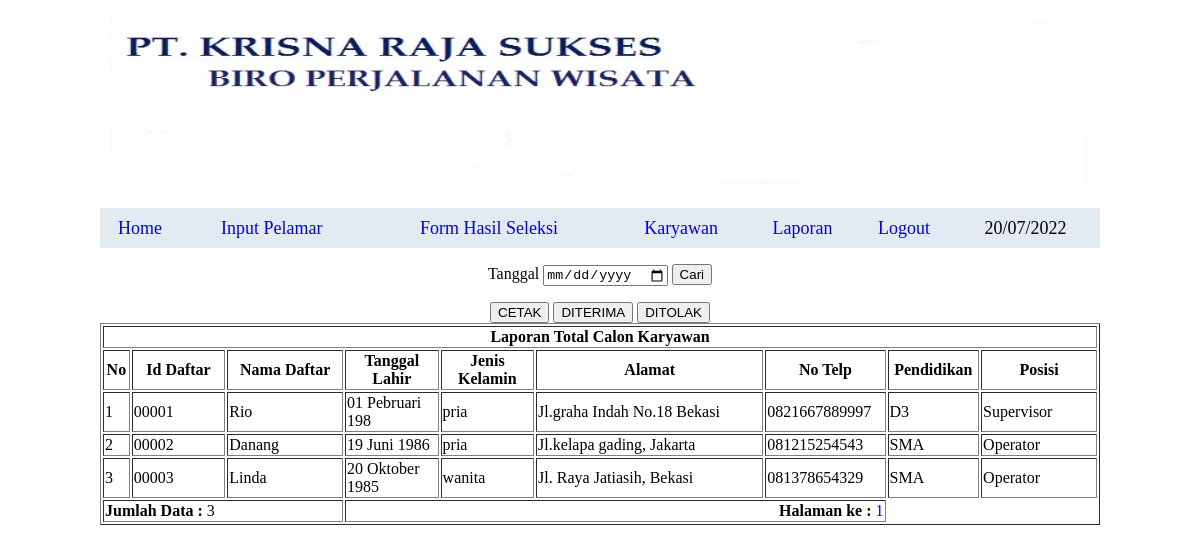
Before: /admin/laporan1.php with the older database file.
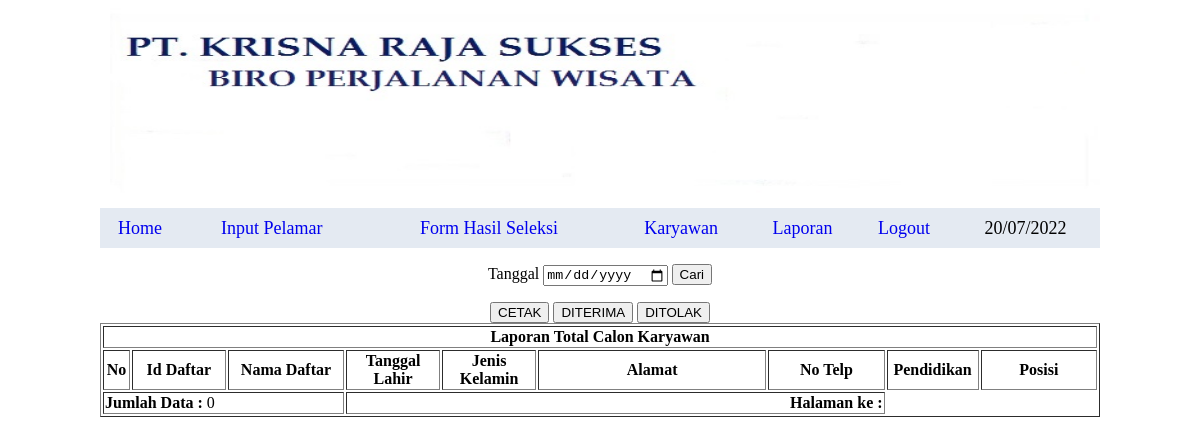
After: the same page with the newer database file.
### tables this page shows
CREATE TABLE `pelamar` (
  `id` varchar(5) NOT NULL,
  `nama` varchar(35) NOT NULL,
  `tanggal_lahir` varchar(15) NOT NULL,
  `gender` varchar(25) NOT NULL,
  `alamat` varchar(150) NOT NULL,
  `no_tlp` varchar(20) NOT NULL,
  `pendidikan` varchar(20) NOT NULL,
  `posisi` varchar(35) NOT NULL
);

### admin/laporan1.php (the view, shortened to what this page needs)
<?php
if (isset($_GET['tgl'])) {
    $x = $_GET['tgl'];
} else {
    $x = 0;
}
?>
<!DOCTYPE html PUBLIC "-//W3C//DTD XHTML 1.0 Transitional//EN" "http://www.w3.org/TR/xhtml1/DTD/xhtml1-transitional.dtd">
<html xmlns="http://www.w3.org/1999/xhtml">
<head>
</head>
<body>
<table height="100px" width="1000px" border="0" align="center" cellpadding="0" cellspacing="0">
<tr>
  <td>
	<img src="gambar/welcome.jpg" height="200px" width="1000px"></td>
  </tr>
   <tr>
    <table bgcolor="#E4EAF2" height="40px" width="1000px" border="0" align="center" cellpadding="0" cellspacing="0">
     <tr>
     <td align="center" ><a href="../index.php"><font face="Britannic bold" size="4">Home
	 </font></a></td>
	 <td align="center"><a href="pelamar.php"><font face="Britannic bold" size="4">Input Pelamar
	 </font></a></td>
	 <td align="center"><a href="seleksi.php"><font face="Britannic bold" size="4">Form Hasil Seleksi
	 </font></a></td>
	 <td align="center"><a href="input.php"><font face="Britannic bold" size="4">Karyawan
	 </font></a></td>
	 <td align="center"><a href="laporan.php"><font face="Britannic bold" size="4">Laporan
	 </font></a></td>
	 <td align="center"><a href="../logout.php"><font face="Britannic bold" size="4">Logout
	 <td align="center"><font face="Britannic bold" size="4"><?php
echo date("d/m/Y");
?></font></td>
	 </font></a></td>
	 </tr></table>
</div></tr>
<tr>
<form method="get" action="">
		<div class="padding" align="center">
				<p>
					<label>Tanggal</label>
					<input type="date" name="tgl">
<button type="submit" class="btn">Cari</button>
				</p>
		</div>
</form>
 <td height="41" colspan="2">
  <div align="center" class="style7">
   <a href="cetak.php?tgl=<?php  echo $x; ?>" target="_blank"><input type="button" value="CETAK"></a>
  <a href="diterima.php"><input type="button" value="DITERIMA"></a>
   <a href="ditolak.php"><input type="button" value="DITOLAK"></a>
   </div></td>
</tr>
<div>
<form action="" method="get">
<table width="1000px" height="70px" border="1" align="center">
 <tr>
   <td colspan="10"><div align="center" class="style2 style3"><strong>Laporan Total Calon Karyawan</strong></div></td>
 </tr>
 <tr>
  <td width="20"><div align="center"><strong>No</strong></div></td>
    <td width="80"><div align="center"><strong>Id Daftar</strong></div></td>
  <td width="100"><div align="center"><strong>Nama Daftar<strong></div></td>
  <td width="80"><div align="center"><strong>Tanggal Lahir</strong></div></td>
  <td width="80"><div align="center"><strong>Jenis Kelamin</strong></div></td>
  <td width="200"><div align="center"><strong>Alamat</strong></div>
    <div align="left"></div></td>
  <td width="100"><div align="center"><strong>No Telp</strong></div></td>
  <td width="50"><div align="center"><strong>Pendidikan</strong></div></td>
  <td width="100"><div align="center"><strong>Posisi</strong></div></td>
 </tr>
<?php
include_once "../library/inc.connection.php";
$baris 		= 10;
$halaman 	= isset($_GET['hal']) ? $_GET['hal'] : 0;
if (isset($_GET['tgl'])) {
$pageSql 	= "SELECT * FROM pelamar WHERE  tgl_pelamar='$_GET[tgl]'";
}else {
$pageSql 	= "SELECT * FROM pelamar";
}
$pageQry 	= mysql_query($pageSql, $koneksidb) or die ("Error: ".mysql_error());
$jmlData 	= mysql_num_rows($pageQry);
$maksData	= ceil($jmlData/$baris);
  if (isset($_GET['tgl'])) {
			$mySql = "SELECT * FROM pelamar WHERE  tgl_pelamar='$_GET[tgl]' ORDER BY id ASC LIMIT $halaman, $baris";
        } else {
            $mySql = "SELECT * FROM pelamar ORDER BY id ASC LIMIT $halaman, $baris";
        }
	$myQry = mysql_query($mySql, $koneksidb)  or die ("Query salah : ".mysql_error());
	$nomor  = 0;
	while ($sql = mysql_fetch_array($myQry)) {
		$nomor++;
echo "<tr>
  <td>$nomor</td>
  <td>$sql[id]</td>
  <td>$sql[nama]</td>
  <td>$sql[tanggal_lahir]</td>
  <td>$sql[gender]</td>
  <td>$sql[alamat]</td>
  <td>$sql[no_tlp]</td>
  <td>$sql[pendidikan]</td>
  <td>$sql[posisi]</td>
</tr>";
}?>
  <tr class="selKecil">
    <td colspan="3"><strong>Jumlah Data :</strong> <?php echo $jmlData; ?> </td>
    <td colspan="4" align="right">
	<strong>Halaman ke :</strong>
    <?php
	for ($h = 1; $h <= $maksData; $h++) {
		$list[$h] = $baris * $h - $baris;
		echo " <a href='laporan.php?hal=$list[$h]'>$h</a> ";
	}
	?></td>
  </tr>
  </table>
</form>
</div>
</body>
</html>

Changed rows visible on the page:
removed pelamar: id "00001", nama "Rio", tanggal_lahir "01 Pebruari 198", gender "pria", alamat "Jl.graha Indah No.18 Bekasi", no_tlp "0821667889997", pendidikan "D3", posisi "Supervisor"
removed pelamar: id "00002", nama "Danang", tanggal_lahir "19 Juni 1986", gender "pria", alamat "Jl.kelapa gading, Jakarta", no_tlp "081215254543", pendidikan "SMA", posisi "Operator"
removed pelamar: id "00003", nama "Linda", tanggal_lahir "20 Oktober 1985", gender "wanita", alamat "Jl. Raya Jatiasih, Bekasi", no_tlp "081378654329", pendidikan "SMA", posisi "Operator"
Other visible differences:
$jmlData: "3" → "0"
list line gone: "1"
